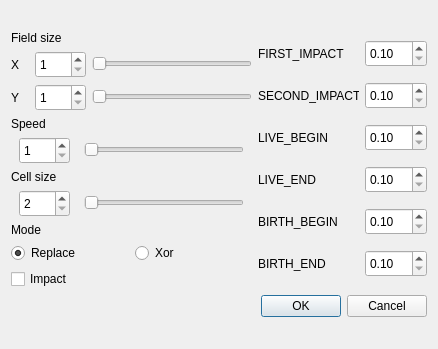
<?xml version="1.0" encoding="UTF-8"?>
<ui version="4.0">
 <class>SettingsDialog</class>
 <widget class="QDialog" name="SettingsDialog">
  <property name="geometry">
   <rect>
    <x>0</x>
    <y>0</y>
    <width>438</width>
    <height>349</height>
   </rect>
  </property>
  <property name="minimumSize">
   <size>
    <width>438</width>
    <height>349</height>
   </size>
  </property>
  <property name="maximumSize">
   <size>
    <width>438</width>
    <height>349</height>
   </size>
  </property>
  <property name="windowTitle">
   <string>Dialog</string>
  </property>
  <layout class="QVBoxLayout" name="verticalLayout_8">
   <item>
    <layout class="QGridLayout" name="gridLayout">
     <item row="0" column="0">
      <layout class="QHBoxLayout" name="horizontalLayout_12">
       <item>
        <layout class="QVBoxLayout" name="verticalLayout_6">
         <item>
          <layout class="QVBoxLayout" name="verticalLayout_2">
           <item>
            <widget class="QLabel" name="label_4">
             <property name="text">
              <string>Field size</string>
             </property>
            </widget>
           </item>
           <item>
            <layout class="QHBoxLayout" name="horizontalLayout">
             <item>
              <widget class="QLabel" name="label_2">
               <property name="text">
                <string>X</string>
               </property>
              </widget>
             </item>
             <item>
              <widget class="QSpinBox" name="xSizeSpinBox">
               <property name="minimumSize">
                <size>
                 <width>51</width>
                 <height>27</height>
                </size>
               </property>
               <property name="maximumSize">
                <size>
                 <width>51</width>
                 <height>27</height>
                </size>
               </property>
               <property name="minimum">
                <number>1</number>
               </property>
               <property name="maximum">
                <number>100</number>
               </property>
              </widget>
             </item>
             <item>
              <widget class="QSlider" name="xSizeSlider">
               <property name="minimumSize">
                <size>
                 <width>160</width>
                 <height>18</height>
                </size>
               </property>
               <property name="maximumSize">
                <size>
                 <width>160</width>
                 <height>18</height>
                </size>
               </property>
               <property name="minimum">
                <number>1</number>
               </property>
               <property name="maximum">
                <number>100</number>
               </property>
               <property name="orientation">
                <enum>Qt::Horizontal</enum>
               </property>
              </widget>
             </item>
            </layout>
           </item>
           <item>
            <layout class="QHBoxLayout" name="horizontalLayout_2">
             <item>
              <widget class="QLabel" name="label_3">
               <property name="text">
                <string>Y</string>
               </property>
              </widget>
             </item>
             <item>
              <widget class="QSpinBox" name="ySizeSpinBox">
               <property name="minimumSize">
                <size>
                 <width>51</width>
                 <height>27</height>
                </size>
               </property>
               <property name="maximumSize">
                <size>
                 <width>51</width>
                 <height>27</height>
                </size>
               </property>
               <property name="minimum">
                <number>1</number>
               </property>
               <property name="maximum">
                <number>100</number>
               </property>
              </widget>
             </item>
             <item>
              <widget class="QSlider" name="ySizeSlider">
               <property name="minimumSize">
                <size>
                 <width>160</width>
                 <height>18</height>
                </size>
               </property>
               <property name="maximumSize">
                <size>
                 <width>160</width>
                 <height>18</height>
                </size>
               </property>
               <property name="minimum">
                <number>1</number>
               </property>
               <property name="maximum">
                <number>100</number>
               </property>
               <property name="orientation">
                <enum>Qt::Horizontal</enum>
               </property>
              </widget>
             </item>
            </layout>
           </item>
          </layout>
         </item>
         <item>
          <layout class="QVBoxLayout" name="verticalLayout">
           <item>
            <widget class="QLabel" name="label_5">
             <property name="text">
              <string>Speed</string>
             </property>
            </widget>
           </item>
           <item>
            <layout class="QHBoxLayout" name="horizontalLayout_3">
             <item>
              <widget class="QSpinBox" name="speedSpinBox">
               <property name="minimumSize">
                <size>
                 <width>51</width>
                 <height>27</height>
                </size>
               </property>
               <property name="maximumSize">
                <size>
                 <width>51</width>
                 <height>27</height>
                </size>
               </property>
               <property name="minimum">
                <number>1</number>
               </property>
               <property name="maximum">
                <number>10</number>
               </property>
              </widget>
             </item>
             <item>
              <widget class="QSlider" name="speedSlider">
               <property name="minimumSize">
                <size>
                 <width>160</width>
                 <height>18</height>
                </size>
               </property>
               <property name="maximumSize">
                <size>
                 <width>160</width>
                 <height>18</height>
                </size>
               </property>
               <property name="minimum">
                <number>1</number>
               </property>
               <property name="maximum">
                <number>10</number>
               </property>
               <property name="orientation">
                <enum>Qt::Horizontal</enum>
               </property>
              </widget>
             </item>
            </layout>
           </item>
          </layout>
         </item>
         <item>
          <layout class="QVBoxLayout" name="verticalLayout_3">
           <item>
            <widget class="QLabel" name="label_12">
             <property name="text">
              <string>Cell size</string>
             </property>
            </widget>
           </item>
           <item>
            <layout class="QHBoxLayout" name="horizontalLayout_11">
             <item>
              <widget class="QSpinBox" name="cellSizeSpinBox">
               <property name="minimumSize">
                <size>
                 <width>51</width>
                 <height>27</height>
                </size>
               </property>
               <property name="maximumSize">
                <size>
                 <width>51</width>
                 <height>27</height>
                </size>
               </property>
               <property name="minimum">
                <number>2</number>
               </property>
               <property name="maximum">
                <number>50</number>
               </property>
              </widget>
             </item>
             <item>
              <widget class="QSlider" name="cellSizeSlider">
               <property name="minimumSize">
                <size>
                 <width>160</width>
                 <height>18</height>
                </size>
               </property>
               <property name="maximumSize">
                <size>
                 <width>160</width>
                 <height>18</height>
                </size>
               </property>
               <property name="minimum">
                <number>2</number>
               </property>
               <property name="maximum">
                <number>50</number>
               </property>
               <property name="orientation">
                <enum>Qt::Horizontal</enum>
               </property>
              </widget>
             </item>
            </layout>
           </item>
          </layout>
         </item>
         <item>
          <layout class="QVBoxLayout" name="verticalLayout_4">
           <item>
            <widget class="QLabel" name="label">
             <property name="text">
              <string>Mode</string>
             </property>
            </widget>
           </item>
           <item>
            <layout class="QHBoxLayout" name="horizontalLayout_4">
             <item>
              <widget class="QRadioButton" name="replaceRadioButton">
               <property name="text">
                <string>Replace</string>
               </property>
               <property name="checked">
                <bool>true</bool>
               </property>
              </widget>
             </item>
             <item>
              <widget class="QRadioButton" name="xorRadioButton">
               <property name="text">
                <string>Xor</string>
               </property>
              </widget>
             </item>
            </layout>
           </item>
           <item>
            <widget class="QCheckBox" name="impactCheckBox">
             <property name="text">
              <string>Impact</string>
             </property>
            </widget>
           </item>
          </layout>
         </item>
        </layout>
       </item>
       <item>
        <layout class="QVBoxLayout" name="verticalLayout_5">
         <item>
          <layout class="QHBoxLayout" name="horizontalLayout_10">
           <item>
            <widget class="QLabel" name="label_6">
             <property name="minimumSize">
              <size>
               <width>101</width>
               <height>17</height>
              </size>
             </property>
             <property name="maximumSize">
              <size>
               <width>101</width>
               <height>17</height>
              </size>
             </property>
             <property name="text">
              <string>FIRST_IMPACT</string>
             </property>
            </widget>
           </item>
           <item>
            <widget class="QDoubleSpinBox" name="firstImpactSpinBox">
             <property name="minimumSize">
              <size>
               <width>62</width>
               <height>27</height>
              </size>
             </property>
             <property name="maximumSize">
              <size>
               <width>62</width>
               <height>27</height>
              </size>
             </property>
             <property name="minimum">
              <double>0.100000000000000</double>
             </property>
             <property name="maximum">
              <double>10.000000000000000</double>
             </property>
             <property name="singleStep">
              <double>0.100000000000000</double>
             </property>
            </widget>
           </item>
          </layout>
         </item>
         <item>
          <layout class="QHBoxLayout" name="horizontalLayout_9">
           <item>
            <widget class="QLabel" name="label_7">
             <property name="minimumSize">
              <size>
               <width>101</width>
               <height>17</height>
              </size>
             </property>
             <property name="maximumSize">
              <size>
               <width>101</width>
               <height>17</height>
              </size>
             </property>
             <property name="text">
              <string>SECOND_IMPACT</string>
             </property>
            </widget>
           </item>
           <item>
            <widget class="QDoubleSpinBox" name="secondImpactSpinBox">
             <property name="minimumSize">
              <size>
               <width>62</width>
               <height>27</height>
              </size>
             </property>
             <property name="maximumSize">
              <size>
               <width>62</width>
               <height>27</height>
              </size>
             </property>
             <property name="minimum">
              <double>0.100000000000000</double>
             </property>
             <property name="maximum">
              <double>10.000000000000000</double>
             </property>
             <property name="singleStep">
              <double>0.100000000000000</double>
             </property>
            </widget>
           </item>
          </layout>
         </item>
         <item>
          <layout class="QHBoxLayout" name="horizontalLayout_8">
           <item>
            <widget class="QLabel" name="label_8">
             <property name="minimumSize">
              <size>
               <width>101</width>
               <height>17</height>
              </size>
             </property>
             <property name="maximumSize">
              <size>
               <width>101</width>
               <height>17</height>
              </size>
             </property>
             <property name="text">
              <string>LIVE_BEGIN</string>
             </property>
            </widget>
           </item>
           <item>
            <widget class="QDoubleSpinBox" name="liveBeginSpinBox">
             <property name="minimumSize">
              <size>
               <width>62</width>
               <height>27</height>
              </size>
             </property>
             <property name="maximumSize">
              <size>
               <width>62</width>
               <height>27</height>
              </size>
             </property>
             <property name="minimum">
              <double>0.100000000000000</double>
             </property>
             <property name="maximum">
              <double>10.000000000000000</double>
             </property>
             <property name="singleStep">
              <double>0.100000000000000</double>
             </property>
            </widget>
           </item>
          </layout>
         </item>
         <item>
          <layout class="QHBoxLayout" name="horizontalLayout_7">
           <item>
            <widget class="QLabel" name="label_9">
             <property name="minimumSize">
              <size>
               <width>101</width>
               <height>17</height>
              </size>
             </property>
             <property name="maximumSize">
              <size>
               <width>101</width>
               <height>17</height>
              </size>
             </property>
             <property name="text">
              <string>LIVE_END</string>
             </property>
            </widget>
           </item>
           <item>
            <widget class="QDoubleSpinBox" name="liveEndSpinBox">
             <property name="minimumSize">
              <size>
               <width>62</width>
               <height>27</height>
              </size>
             </property>
             <property name="maximumSize">
              <size>
               <width>62</width>
               <height>27</height>
              </size>
             </property>
             <property name="minimum">
              <double>0.100000000000000</double>
             </property>
             <property name="maximum">
              <double>10.000000000000000</double>
             </property>
             <property name="singleStep">
              <double>0.100000000000000</double>
             </property>
            </widget>
           </item>
          </layout>
         </item>
         <item>
          <layout class="QHBoxLayout" name="horizontalLayout_6">
           <item>
            <widget class="QLabel" name="label_10">
             <property name="minimumSize">
              <size>
               <width>101</width>
               <height>17</height>
              </size>
             </property>
             <property name="maximumSize">
              <size>
               <width>101</width>
               <height>17</height>
              </size>
             </property>
             <property name="text">
              <string>BIRTH_BEGIN</string>
             </property>
            </widget>
           </item>
           <item>
            <widget class="QDoubleSpinBox" name="birthBeginSpinBox">
             <property name="minimumSize">
              <size>
               <width>62</width>
               <height>27</height>
              </size>
             </property>
             <property name="maximumSize">
              <size>
               <width>62</width>
               <height>27</height>
              </size>
             </property>
             <property name="minimum">
              <double>0.100000000000000</double>
             </property>
             <property name="maximum">
              <double>10.000000000000000</double>
             </property>
             <property name="singleStep">
              <double>0.100000000000000</double>
             </property>
            </widget>
           </item>
          </layout>
         </item>
         <item>
          <layout class="QHBoxLayout" name="horizontalLayout_5">
           <item>
            <widget class="QLabel" name="label_11">
             <property name="minimumSize">
              <size>
               <width>101</width>
               <height>17</height>
              </size>
             </property>
             <property name="maximumSize">
              <size>
               <width>101</width>
               <height>17</height>
              </size>
             </property>
             <property name="text">
              <string>BIRTH_END</string>
             </property>
            </widget>
           </item>
           <item>
            <widget class="QDoubleSpinBox" name="birthEndSpinBox">
             <property name="minimumSize">
              <size>
               <width>62</width>
               <height>27</height>
              </size>
             </property>
             <property name="maximumSize">
              <size>
               <width>62</width>
               <height>27</height>
              </size>
             </property>
             <property name="minimum">
              <double>0.100000000000000</double>
             </property>
             <property name="maximum">
              <double>10.000000000000000</double>
             </property>
             <property name="singleStep">
              <double>0.100000000000000</double>
             </property>
            </widget>
           </item>
          </layout>
         </item>
        </layout>
       </item>
      </layout>
     </item>
     <item row="1" column="0">
      <widget class="QDialogButtonBox" name="buttonBox">
       <property name="orientation">
        <enum>Qt::Horizontal</enum>
       </property>
       <property name="standardButtons">
        <set>QDialogButtonBox::Cancel|QDialogButtonBox::Ok</set>
       </property>
      </widget>
     </item>
    </layout>
   </item>
  </layout>
  <zorder></zorder>
 </widget>
 <resources/>
 <connections>
  <connection>
   <sender>buttonBox</sender>
   <signal>rejected()</signal>
   <receiver>SettingsDialog</receiver>
   <slot>reject()</slot>
   <hints>
    <hint type="sourcelabel">
     <x>327</x>
     <y>338</y>
    </hint>
    <hint type="destinationlabel">
     <x>286</x>
     <y>274</y>
    </hint>
   </hints>
  </connection>
  <connection>
   <sender>xSizeSpinBox</sender>
   <signal>valueChanged(int)</signal>
   <receiver>xSizeSlider</receiver>
   <slot>setValue(int)</slot>
   <hints>
    <hint type="sourcelabel">
     <x>68</x>
     <y>49</y>
    </hint>
    <hint type="destinationlabel">
     <x>120</x>
     <y>45</y>
    </hint>
   </hints>
  </connection>
  <connection>
   <sender>xSizeSlider</sender>
   <signal>valueChanged(int)</signal>
   <receiver>xSizeSpinBox</receiver>
   <slot>setValue(int)</slot>
   <hints>
    <hint type="sourcelabel">
     <x>179</x>
     <y>51</y>
    </hint>
    <hint type="destinationlabel">
     <x>67</x>
     <y>58</y>
    </hint>
   </hints>
  </connection>
  <connection>
   <sender>ySizeSpinBox</sender>
   <signal>valueChanged(int)</signal>
   <receiver>ySizeSlider</receiver>
   <slot>setValue(int)</slot>
   <hints>
    <hint type="sourcelabel">
     <x>51</x>
     <y>97</y>
    </hint>
    <hint type="destinationlabel">
     <x>134</x>
     <y>88</y>
    </hint>
   </hints>
  </connection>
  <connection>
   <sender>ySizeSlider</sender>
   <signal>valueChanged(int)</signal>
   <receiver>ySizeSpinBox</receiver>
   <slot>setValue(int)</slot>
   <hints>
    <hint type="sourcelabel">
     <x>173</x>
     <y>90</y>
    </hint>
    <hint type="destinationlabel">
     <x>67</x>
     <y>84</y>
    </hint>
   </hints>
  </connection>
  <connection>
   <sender>speedSpinBox</sender>
   <signal>valueChanged(int)</signal>
   <receiver>speedSlider</receiver>
   <slot>setValue(int)</slot>
   <hints>
    <hint type="sourcelabel">
     <x>54</x>
     <y>157</y>
    </hint>
    <hint type="destinationlabel">
     <x>139</x>
     <y>144</y>
    </hint>
   </hints>
  </connection>
  <connection>
   <sender>speedSlider</sender>
   <signal>valueChanged(int)</signal>
   <receiver>speedSpinBox</receiver>
   <slot>setValue(int)</slot>
   <hints>
    <hint type="sourcelabel">
     <x>175</x>
     <y>145</y>
    </hint>
    <hint type="destinationlabel">
     <x>56</x>
     <y>137</y>
    </hint>
   </hints>
  </connection>
  <connection>
   <sender>cellSizeSpinBox</sender>
   <signal>valueChanged(int)</signal>
   <receiver>cellSizeSlider</receiver>
   <slot>setValue(int)</slot>
   <hints>
    <hint type="sourcelabel">
     <x>34</x>
     <y>203</y>
    </hint>
    <hint type="destinationlabel">
     <x>112</x>
     <y>212</y>
    </hint>
   </hints>
  </connection>
  <connection>
   <sender>cellSizeSlider</sender>
   <signal>valueChanged(int)</signal>
   <receiver>cellSizeSpinBox</receiver>
   <slot>setValue(int)</slot>
   <hints>
    <hint type="sourcelabel">
     <x>160</x>
     <y>212</y>
    </hint>
    <hint type="destinationlabel">
     <x>46</x>
     <y>201</y>
    </hint>
   </hints>
  </connection>
 </connections>
</ui>
